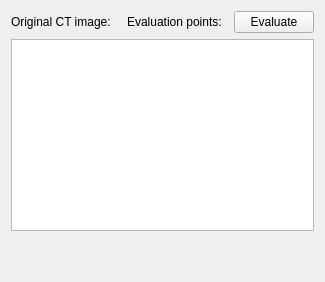
     <widget class="QWidget" name="tab_8">
      <attribute name="title">
       <string>Evaluate registation result</string>
      </attribute>
      <layout class="QVBoxLayout" name="verticalLayout_5">
       <item>
        <layout class="QHBoxLayout" name="horizontalLayout_33">
         <item>
          <widget class="QLabel" name="label_67">
           <property name="text">
            <string>Original CT image: </string>
           </property>
          </widget>
         </item>
         <item>
          <widget class="QmitkSingleNodeSelectionWidget" name="rawCtImageSingleNodeSelectionWidget" native="true"/>
         </item>
         <item>
          <widget class="QLabel" name="label_68">
           <property name="text">
            <string>Evaluation points:</string>
           </property>
          </widget>
         </item>
         <item>
          <widget class="QmitkSingleNodeSelectionWidget" name="evaluationPointsSingleNodeSelectionWidget" native="true"/>
         </item>
         <item>
          <widget class="QPushButton" name="evaluateRegisterPushButton">
           <property name="text">
            <string>Evaluate</string>
           </property>
          </widget>
         </item>
        </layout>
       </item>
       <item>
        <widget class="QTextBrowser" name="evaluationTextBrowser"/>
       </item>
       <item>
        <spacer name="verticalSpacer_4">
         <property name="orientation">
          <enum>Qt::Vertical</enum>
         </property>
         <property name="sizeHint" stdset="0">
          <size>
           <width>20</width>
           <height>40</height>
          </size>
         </property>
        </spacer>
       </item>
      </layout>
     </widget>
